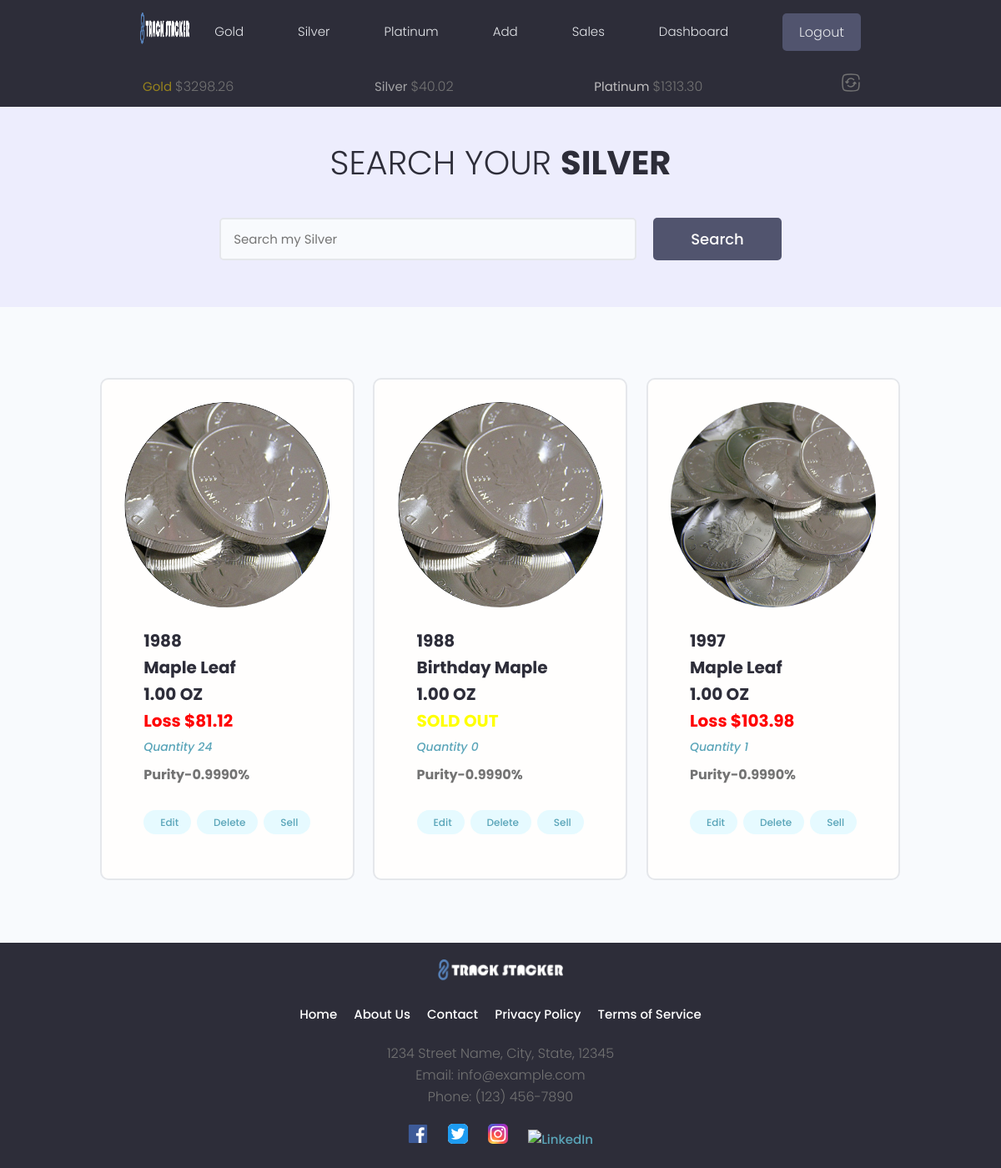
Before: /silver/ (signed in) with the older database file.
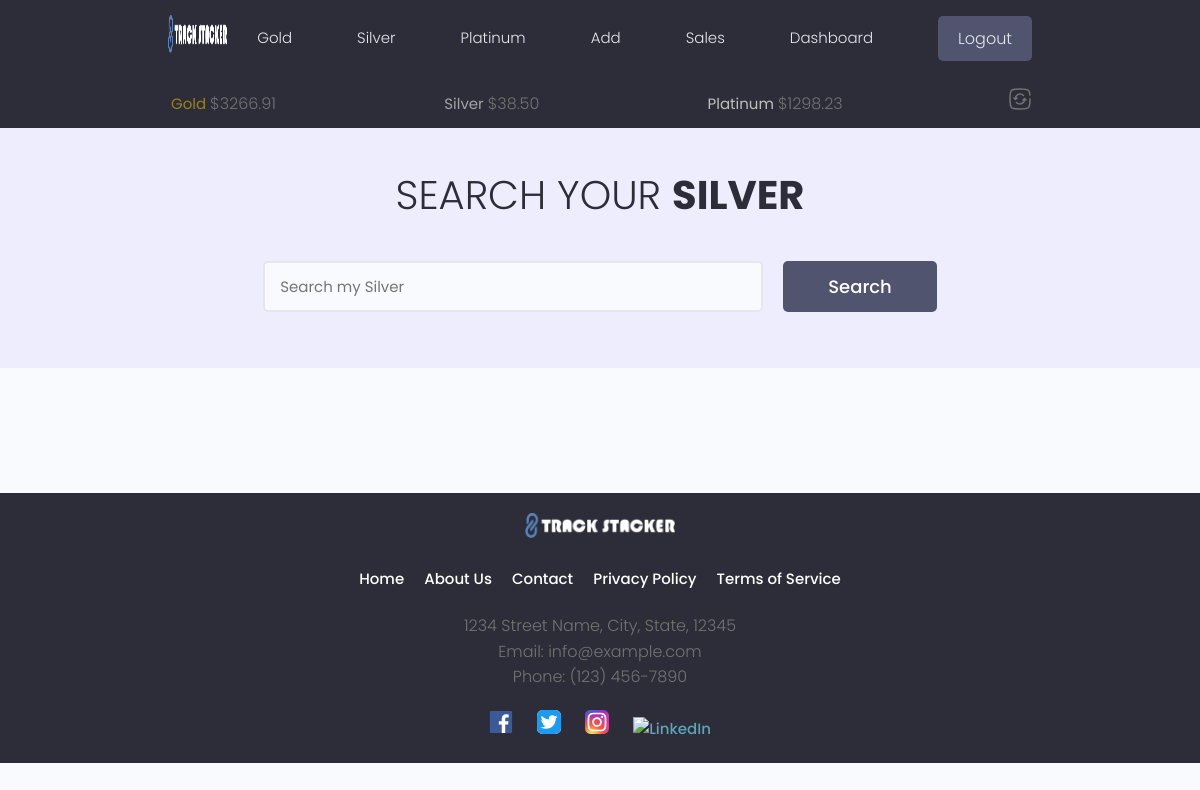
After: the same page with the newer database file.
### tracker/models.py (models this page shows, shortened)
class MetalsData(models.Model):
    owner = models.OneToOneField(Profile, on_delete=models.CASCADE)
    timestamp = models.IntegerField(default=0)
    rates = models.JSONField(default=dict)
    currency = models.CharField(max_length=30)
    current_gold_price = models.DecimalField(max_digits=30, decimal_places=2, default=0)
    current_silver_price = models.DecimalField(max_digits=30, decimal_places=2, default=0)
    current_platinum_price = models.DecimalField(max_digits=30, decimal_places=2, default=0)
    class Meta:
        verbose_name_plural = "Metals Data"

class Silver(models.Model):
    METAL_TYPES = (
        ('gold', 'Gold'),
        ('silver', 'Silver'),
        ('platinum', 'Platinum'),
    )
    BAR_ROUND_MISC = (
        ('bar', 'Bar'),
        ('round', 'Round'),
        ('misc', 'Misc'),
    )
    UNIT_CHOICES = [
        ('GRAMS', 'Grams'),
        ('TROY_OUNCES', 'Troy Ounces'),
    ]
    COA_PRESENT = [
        ('yes', 'Yes'),
        ('no', 'No'),
    ]
    owner = models.ForeignKey(Profile, on_delete=models.CASCADE, default=None, null=True, blank=True, unique=False)
    metal_type = models.CharField(max_length=100, choices=METAL_TYPES, default='')
    item_type = models.CharField(max_length=100, choices=BAR_ROUND_MISC, default='round')
    coa_present = models.CharField(max_length=100, choices=COA_PRESENT, default='no')
    item_year =models.PositiveIntegerField(null=True, blank=True, default=None)
    item_name = models.CharField(max_length=100)
    item_about = models.TextField(max_length=500, null=True, blank=True, default="")
    featured_image = models.ImageField(default='images/silver_avatar.jpg', null=True, blank=True)
    purity = models.DecimalField(max_digits=15, decimal_places=4, null=True, blank=True)
    quantity = models.IntegerField()
    weight_troy_oz = models.DecimalField(max_digits=30, decimal_places=4)
    weight_grams = models.DecimalField(max_digits=30, decimal_places=4, default=0.00)
    cost_to_purchase = models.DecimalField(max_digits=20, decimal_places=2)
    spot_at_purchase = models.DecimalField(max_digits=20, decimal_places=2, null=True, blank=True, default=None)
    premium = models.DecimalField(max_digits=20, decimal_places=2, null=True, blank=True, default=0.00)
    shipping_cost = models.DecimalField(max_digits=15, decimal_places=2, null=True, blank=True)
    purchased_from = models.CharField(max_length=100)
    created = models.DateTimeField(auto_now_add=True)
    cost_per_unit = models.DecimalField(max_digits=20, decimal_places=2, null=True, blank=True, default=0.00)
    total_cost_per_unit = models.DecimalField(max_digits=20, decimal_places=2, null=True, blank=True, default=0.00)
    weight_per_unit = models.DecimalField(max_digits=20, decimal_places=4, default=0.00)
    initial_weight_unit = models.CharField(max_length=50, choices=UNIT_CHOICES, default='TROY_OUNCES')
    id = models.UUIDField(default=uuid.uuid4, primary_key=True, editable=False)
    class Meta:
        verbose_name_plural = "Silver"
    def calculate_profit(self, spot_price):
        if self.quantity > 0:
            try:
                melt_value = Decimal(self.weight_troy_oz) * Decimal(spot_price)
                profit = melt_value - (self.total_cost_per_unit * self.quantity)
            except Exception as e:
                print(f'There has been an error {e}')
            return profit
        else:
            profit = 0.00
            return profit

### tracker/views.py (the view, shortened to what this page needs)
# urls.py: path('<str:metal_type>/', views.metalPage, name='metal_page'),
@login_required(login_url='login-user')
def metalPage(request, metal_type):
    metals_data, created = MetalsData.objects.get_or_create(owner=request.user.profile)
    five_minutes_later = metals_data.timestamp + 300
    unix_time_now = int(time.time())
    if metals_data.current_gold_price == 0:
        metals_data.get_api_data(request.user)
    elif (unix_time_now - five_minutes_later) > 300:
        print('strawberry pancakes')
    gold_price = metals_data.current_gold_price
    silver_price = metals_data.current_silver_price
    platinum_price = metals_data.current_platinum_price
    print(f"Gold {gold_price}")
    print(f"Silver {silver_price}")
    print(f"Platinum {platinum_price}")
    metal_objects = None
    template_name = None
    results, search_query = searchMetals(request)
    if metal_type == 'gold':
        spot_price = gold_price
        if search_query:
            metal_objects = results.get('gold_items')
        else:
            metal_objects = Gold.objects.filter(owner=request.user.profile)
        template_name = 'tracker/gold.html'
    elif metal_type == 'silver':
        spot_price = silver_price
        if search_query:
            metal_objects = results.get('silver_items')
        else:
            metal_objects = Silver.objects.filter(owner=request.user.profile)
        template_name = 'tracker/silver.html'
    else:
        raise Http404
    if metal_objects:
        custom_range, metal_objects = paginateMetals(request, metal_objects, 6)
        for object in metal_objects:
            object.profit = object.calculate_profit(spot_price)
        for object in metal_objects:
            object.weight = object.weight_per_unit
        context = {
            'object.weight': object.weight,
            'object.profit': object.profit,
            'spot_price': spot_price,
            'custom_range': custom_range,
            'metal_type': metal_type,
            'metal_objects': metal_objects,
            'search_query': search_query
        }
    else:
        context = {
            'object.weight': 0,
            'object.profit': 0,
            'spot_price': 0,
            'custom_range': [],
            'metal_type': metal_type,
            'metal_objects': [],
            'search_query': search_query
        }
        print('There are some massive errors going on here!')
    return render(request, template_name, context)

### tracker/context_processors.py (called while the page is built)
def subheader_context(request):
    subheader_data = {}
    if request.user.is_authenticated:
        try:
            metals_data, created = MetalsData.objects.get_or_create(owner=request.user.profile)
            subheader_data['gold_price'] = metals_data.current_gold_price
            subheader_data['silver_price'] = metals_data.current_silver_price
            subheader_data['platinum_price'] = metals_data.current_platinum_price
        except MetalsData.DoesNotExist:
            subheader_data['gold_price'] = 'N/A'
            subheader_data['silver_price'] = 'N/A'
            subheader_data['platinum_price'] = 'N/A'
    return subheader_data

### tracker/templatetags/custom_filters.py (called while the page is built)
@register.filter
def absolute(value):
    return abs(value)

### tracker/templates/tracker/silver.html (shortened to what the changed rows need)
{% extends 'main.html' %}
{% block content %}
{% load static %}
{% load multiply %}
{% load custom_filters %}
<main class="projects">
    <section class="hero-section text-center">
      <div class="container container--narrow">
        <div class="hero-section__box">
          <h2>Search your <span>Silver</span></h2>
        </div>
      </div>
    </section>
    <section class="projectsList">
      <div class="container">
        <div class="grid grid--three">
          {% if search_query %}
          {% for object in metal_objects %}
          <div class="column">
            <div class="card project">
              <a href="{% url 'singleMetal' metal_type='silver' pk=object.pk %}" class="project">
                {% if object.featured_image.url != None %}
                <div class="project__thumbnail metal__thumbnail" style="background-image: url('{{ object.featured_image.url }}')">
                </div>
                {% else %}
                <div class="project__thumbnail metal__thumbnail" style="background-image: url('{% static 'images/default.jpg' %}')">
                </div>
                {% endif %}
                <div class="card__body">
                  <h3 class="project__title">{{object.item_year}}</h3>
                  <h3 class="project__title">{{object.item_name}}</h3>
                  {% if object.initial_weight_unit == 'TROY_OUNCES' %}
                  <h3 class="project__title">{{object.weight|floatformat:2}} OZ</h3>
                  {% else %}
                  <h3 class="project__title">{{object.weight|floatformat:2}} Gram{{object.weight|floatformat:2|pluralize}}</h3>
                  {% endif %}
                  {% if object.quantity > 0 %}
                    {% if object.profit > 0 %}
                    <h3 class="project__title profit_plus">Profit ${{object.profit|floatformat:2}}</h3>
                    {% elif object.profit == 0 %}
                    <h3 class="project__title profit_neutral">{{object.profit|floatformat:2}}</h3>
                    {% else %}
                    <h3 class="project__title profit_minus">Loss ${{object.profit|absolute|floatformat:2}}</h3>
                    {% endif %}
                  {% else %}
                    <h3 class="project__title profit_neutral">SOLD OUT</h3>
                  {% endif %}
                  <p><a class="project__author" href="{% url 'singleMetal' metal_type='silver' pk=object.pk %}">Quantity {{object.quantity}}</a></p>
                  <p class="project--rating">
                    <span style="font-weight: bold;">Purity-{{object.purity}}%</span>
                  </p>
                  <p class="project--rating">
                    <a class="tag tag--pill tag--main settings__btn" href="{% url 'editPage' metal_type=object.metal_type pk=object.pk %}"><i class="im im-edit"></i> Edit</a>
                    <a class="tag tag--pill tag--main settings__btn" href="{% url 'deletePage' metal_type=object.metal_type pk=object.pk %}"><i class="im im-edit"></i> Delete</a>
                    <a class="tag tag--pill tag--main settings__btn" href="{% url 'sellPage' metal_type=object.metal_type pk=object.pk %}"><i class="im im-edit"></i> Sell</a>
                  </p>
                </div>
              </a>
            </div>
          </div>
          {% endfor %}
          {% else %}
          {% for object in metal_objects %}
          <div class="column">
            <div class="card project">
              <a href="{% url 'singleMetal' metal_type='silver' pk=object.pk %}" class="project">
                {% if object.featured_image.url != None %}
                <div class="project__thumbnail metal__thumbnail" style="background-image: url('{{ object.featured_image.url }}')">
                </div>
                {% else %}
                <div class="project__thumbnail metal__thumbnail" style="background-image: url('{% static 'images/default.jpg' %}')">
                </div>
                {% endif %}
                <div class="card__body">
                  <h3 class="project__title">{{object.item_year}}</h3>
                  <h3 class="project__title">{{object.item_name}}</h3>
                  {% if object.initial_weight_unit == 'TROY_OUNCES' %}
                  <h3 class="project__title">{{object.weight|floatformat:2}} OZ</h3>
                  {% else %}
                  <h3 class="project__title">{{object.weight|floatformat:2}} Gram{{object.weight|floatformat:2|pluralize}}</h3>
                  {% endif %}
                  {% if object.quantity > 0 %}
                    {% if object.profit > 0 %}
                    <h3 class="project__title profit_plus">Profit ${{object.profit|floatformat:2}}</h3>
                    {% elif object.profit == 0 %}
                    <h3 class="project__title profit_neutral">{{object.profit|floatformat:2}}</h3>
                    {% else %}
                    <h3 class="project__title profit_minus">Loss ${{object.profit|absolute|floatformat:2}}</h3>
                    {% endif %}
                  {% else %}
                    <h3 class="project__title profit_neutral">SOLD OUT</h3>
                  {% endif %}
                  <p><a class="project__author" href="{% url 'singleMetal' metal_type='silver' pk=object.pk %}">Quantity {{object.quantity}}</a></p>
                  <p class="project--rating">
                    <span style="font-weight: bold;">Purity-{{object.purity}}%</span>
                  </p>
                  <p class="project--rating">
                    <a class="tag tag--pill tag--main settings__btn" href="{% url 'editPage' metal_type=object.metal_type pk=object.pk %}"> Edit</a>
                    <a class="tag tag--pill tag--main settings__btn" href="{% url 'deletePage' metal_type=object.metal_type pk=object.pk %}"> Delete</a>
                    <a class="tag tag--pill tag--main settings__btn" href="{% url 'sellPage' metal_type=object.metal_type pk=object.pk %}"> Sell</a>
                  </p>
                </div>
              </a>
            </div>
          </div>
          {% endfor %}
          {% endif %}
        </div>
      </div>
    </section>
  </main>
{% endblock content %}

### templates/sub_header.html (shortened to what this page needs)
{% load static %}
<div id="sticky-bar">
  <header class="subheader">
    <div class="container container--narrow">
      <nav class="subheader__nav">
        <ul>
          <li class="subheader__menuItem" id="goldspot">Gold&nbsp;<span>${{gold_price}}</span></li>
          <li class="subheader__menuItem" id="silverspot">Silver&nbsp;<span>${{silver_price}}</span></li>
          <li class="subheader__menuItem" id="platinumspot">Platinum&nbsp;<span>${{platinum_price}}</span></li>
          <li class="subheader__menuItem"><a><span class="solar--refresh-square-broken" id="update-metals-data-button"></span></a></li>
        </ul>
      </nav>
    </div>
  </header>
</div>

Changed rows visible on the page:
removed Silver: featured_image (picture), item_year "1988", item_name "Maple Leaf", weight "1.00", profit|absolute "81.12", quantity "24", purity "0.9990"
removed Silver: featured_image (picture), item_year "1988", item_name "Birthday Maple", weight "1.00", shows "SOLD OUT", quantity "0", purity "0.9990"
removed Silver: featured_image (picture), item_year "1997", item_name "Maple Leaf", weight "1.00", profit|absolute "103.98", quantity "1", purity "0.9990"
changed MetalsData: current_gold_price "3298.26" → "3266.91"; current_silver_price "40.02" → "38.50"; current_platinum_price "1313.30" → "1298.23"
